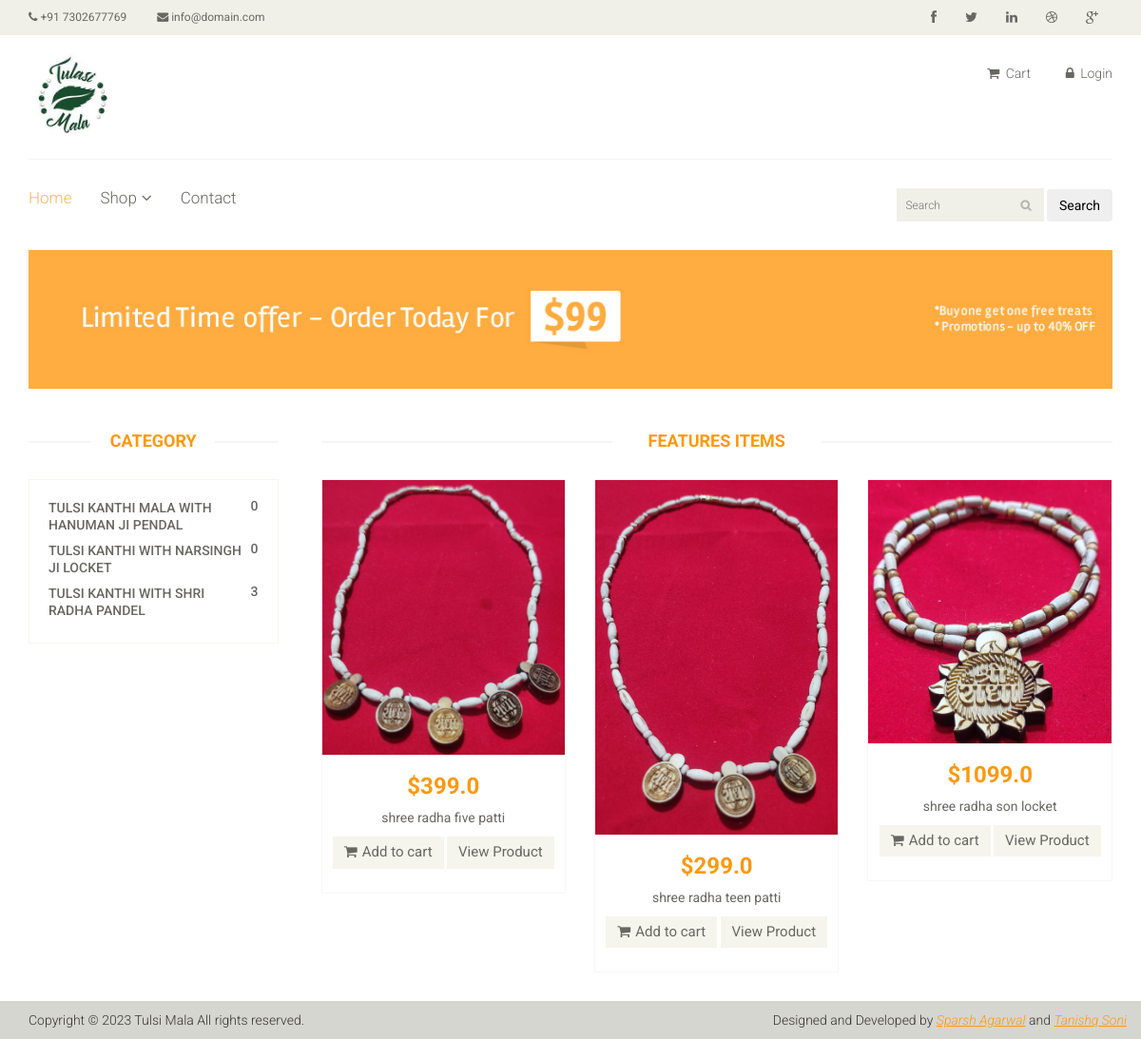
Page /shop on the committed database.
### core/models.py (models this page shows, shortened)
class Category(models.Model):
    category_name = models.CharField(max_length=1000)
    def product_count(self):
        return self.product_set.count()

class Product(models.Model):
    name = models.CharField(max_length=100)
    category = models.ForeignKey('Category', on_delete=models.CASCADE)
    slug = models.SlugField(unique=True, null=True, blank=True)
    desc = models.TextField()
    price = models.FloatField(default=0.0)
    product_available_count = models.IntegerField(default=0)
    img = models.ImageField(upload_to='images/')

### core/views.py (the view)
# urls.py: path('shop', views.shop, name='shop'),
def shop(request):
    products = Product.objects.all()
    categories = Category.objects.all()
    if (request.user.is_authenticated):
        len_of_cart = len(Cart.objects.filter(user=request.user))
        return render(request, "core/shop.html", {'len_of_cart': len_of_cart, 'products': products, 'categories': categories, })
    return render(request, "core/shop.html", {'products': products, 'categories': categories, })

### templates/core/shop.html (shortened to what this page needs)
{% extends './base.html' %}
{% load static %}
{% block start %}
	<section id="advertisement">
		<div class="container">
			<img src="images/shop/advertisement.jpg" alt="" />
		</div>
	</section>
	<section>
		<div class="container">
			<div class="row">
				<div class="col-sm-3">
					<div class="left-sidebar">
						<h2>Category</h2>
						<div class="panel-group category-products" id="accordian">
							<div class="panel panel-default">
								{% for cats in categories %}
								<div class="panel-heading">
									<h4 class="panel-title"><a href="/category/{{ cats.id }}"><span class="pull-right">{{ cats.product_count }}</span>{{cats.category_name}}</a></h4>
								</div>
								{% endfor %}
							</div>
						</div>
					</div>
				</div>
				<div class="col-sm-9 padding-right">
					<div class="features_items">
						<h2 class="title text-center">Features Items</h2>
						{% if category %}
							{% for item in products %}
								<div class="col-sm-4">
									<div class="product-image-wrapper">
										<div class="single-products">
											<div class="productinfo text-center">
												<img src="/media/{{item.img}}" alt="" />
												<h2>${{item.price}}</h2>
												<p>{{item.name}}</p>
												<a href="{% url 'add_to_cart' item.pk %}" class="btn btn-default add-to-cart"><i class="fa fa-shopping-cart"></i>Add to cart</a>
												<a href="{% url 'products' item.slug %}" class="btn btn-default add-to-cart"
												></i>View Product</a>
											  >
											</div>
											<div class="product-overlay">
												<div class="overlay-content">
													<h2>${{item.price}}</h2>
													<p>{{item.name}}</p>
													<a href="{% url 'add_to_cart' item.pk %}" class="btn btn-default add-to-cart"><i class="fa fa-shopping-cart"></i>Add to cart</a>
												<a href="{% url 'products' item.slug %}" class="btn btn-default add-to-cart"
												></i>View Product</a>
												</div>
											</div>
										</div>
									</div>
								</div>
							{% endfor %}
						{% else %}
							{% for item in products %}
								<div class="col-sm-4">
									<div class="product-image-wrapper">
										<div class="single-products">
											<div class="productinfo text-center">
												<img src="/media/{{item.img}}" alt="" />
												<h2>${{item.price}}</h2>
												<p>{{item.name}}</p>
												<a href="{% url 'add_to_cart' item.pk %}" class="btn btn-default add-to-cart"><i class="fa fa-shopping-cart"></i>Add to cart</a>
												<a href="{% url 'products' item.slug %}" class="btn btn-default add-to-cart"
												></i>View Product</a>
											</div>
											<div class="product-overlay">
												<div class="overlay-content">
												</div>
											</div>
										</div>
									</div>
								</div>
							{% endfor %}
						{% endif %}
						</div>
					</div>
				</div>
			</div>
	</section>
{% endblock %}

### static/css/main.css (style rules this page uses)
body { font-family: 'Roboto', sans-serif; background:; position: relative; font-weight:400px; }
a { -webkit-transition: 300ms; -moz-transition: 300ms; -o-transition: 300ms; transition: 300ms; }
h1, h2, h3, h4, h5, h6 { font-family: 'Roboto', sans-serif; }
.category-products { border: 1px solid #F7F7F0; margin-bottom: 35px; padding-bottom: 20px; padding-top: 15px; }
.left-sidebar h2, .brands_products h2 { color: #FE980F; font-family: 'Roboto', sans-serif; font-size: 18px; font-weight: 700; margin: 0 auto 30px; text-align: center; text-transform: uppercase; position: relative; z-index:3; }
.left-sidebar h2:after, h2.title:after { content: " "; position: absolute; border: 1px solid #f5f5f5; bottom:8px; left: 0; width: 100%; height: 0; z-index: -2; }
.left-sidebar h2:before { content: " "; position: absolute; background: #fff; bottom: -6px; width: 130px; height: 30px; z-index: -1; left: 50%; margin-left: -65px; }
h2.title:before { content: " "; position: absolute; background: #fff; bottom: -6px; width: 220px; height: 30px; z-index: -1; left: 50%; margin-left: -110px; }
.category-products .panel { background-color: #FFFFFF; border: 0px; border-radius: 0px; box-shadow:none; margin-bottom: 0px; }
.category-products .panel-default .panel-heading { background-color: #FFFFFF; border: 0 none; color: #FFFFFF; padding: 5px 20px; }
.category-products .panel-default .panel-heading .panel-title a { color: #696763; font-family: 'Roboto', sans-serif; font-size: 14px; text-decoration: none; text-transform: uppercase; }
.padding-right { padding-right: 0; }
.features_items { overflow:hidden; }
h2.title { color: #FE980F; font-family: 'Roboto', sans-serif; font-size: 18px; font-weight: 700; margin: 0 15px; text-transform: uppercase; margin-bottom: 30px; position: relative; }
.product-image-wrapper { border:1px solid #F7F7F5; overflow: hidden; margin-bottom:30px; }
.single-products { position: relative; }
.productinfo h2 { color: #FE980F; font-family: 'Roboto', sans-serif; font-size: 24px; font-weight: 700; }
.productinfo p { font-family: 'Roboto', sans-serif; font-size: 14px; font-weight: 400; color: #696763; }
.productinfo img { width: 100%; }
.productinfo { position:relative; }
.product-overlay { background:#FE980F; top: 0; display: none; height: 0; position: absolute; transition: height 500ms ease 0s; width: 100%; display: block; opacity:; }
.product-overlay .overlay-content { bottom: 0; position: absolute; bottom: 0; text-align: center; width: 100%; }
.add-to-cart { background:#F5F5ED; border: 0 none; border-radius: 0; color: #696763; font-family: 'Roboto', sans-serif; font-size: 15px; margin-bottom: 25px; }
.add-to-cart i { margin-right:5px; }
#advertisement { padding-bottom: 45px; }
#advertisement img { width: 100%; }

### rows in the picture
Category: product_count "0", category_name "TULSI KANTHI MALA WITH HANUMAN JI PENDAL"
Category: product_count "0", category_name "TULSI KANTHI WITH NARSINGH JI LOCKET"
Category: product_count "3", category_name "TULSI KANTHI WITH SHRI RADHA PANDEL"
Product: img (picture), price "399.0", name "shree radha five patti"
Product: img (picture), price "299.0", name "shree radha teen patti"
Product: img (picture), price "1099.0", name "shree radha son locket"
